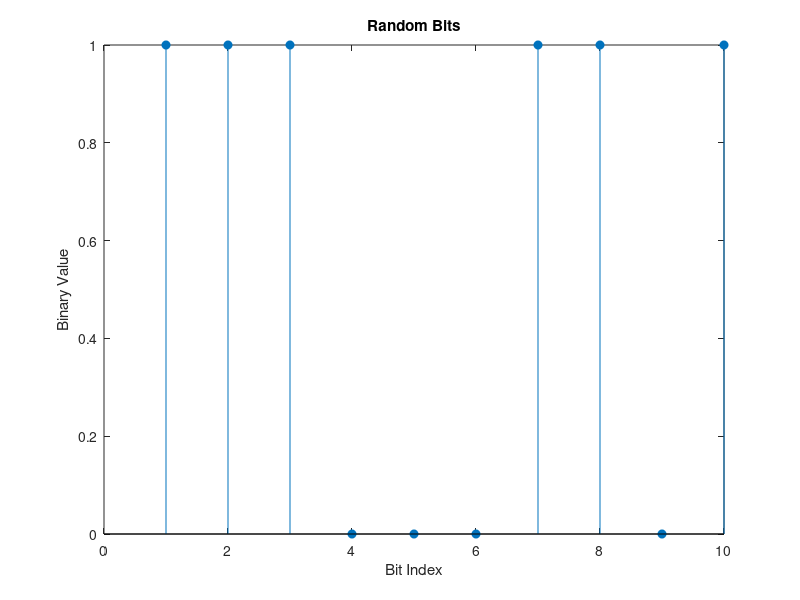

Recreate this plot in MATLAB. (Note: this script raises an error after producing the figure.)
clear all;
close all;
clf;

%---------------- Initial Parameters ----------------

n = 10; %number of bits in the FIFO
M = 4;  %number of symbols in the constellation
k = log2(M); %number of bits in one symbol


%----------------Creation of the bitstream ---------

dataIn = randi(2,n,1) - 1;  % Generate vector of binary data

stem(dataIn,"filled");
title('Random Bits');
xlabel('Bit Index');
ylabel('Binary Value');

%------------- QAM Mapper --------------------

dataInPack = reshape(dataIn,length(dataIn)/k,k);   % Reshape data into binary k-tuples, k = log2(M)
dataSymbolsIn = bi2de(dataInPack);                 % Convert to integers


figure; % Create new figure window.
stem(dataSymbolsIn(1:10));
title('Random Symbols');
xlabel('Symbol Index');
ylabel('Integer Value');
